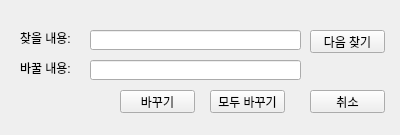
<?xml version="1.0" encoding="UTF-8"?>
<ui version="4.0">
 <class>Dialog</class>
 <widget class="QDialog" name="Dialog">
  <property name="geometry">
   <rect>
    <x>0</x>
    <y>0</y>
    <width>400</width>
    <height>135</height>
   </rect>
  </property>
  <property name="windowTitle">
   <string>바꾸기</string>
  </property>
  <widget class="QDialogButtonBox" name="buttonBox">
   <property name="geometry">
    <rect>
     <x>30</x>
     <y>240</y>
     <width>341</width>
     <height>32</height>
    </rect>
   </property>
   <property name="orientation">
    <enum>Qt::Horizontal</enum>
   </property>
   <property name="standardButtons">
    <set>QDialogButtonBox::Cancel|QDialogButtonBox::Ok</set>
   </property>
  </widget>
  <widget class="QLabel" name="label">
   <property name="geometry">
    <rect>
     <x>20</x>
     <y>30</y>
     <width>61</width>
     <height>16</height>
    </rect>
   </property>
   <property name="text">
    <string>찾을 내용: </string>
   </property>
  </widget>
  <widget class="QLineEdit" name="lineEdit">
   <property name="geometry">
    <rect>
     <x>90</x>
     <y>30</y>
     <width>211</width>
     <height>20</height>
    </rect>
   </property>
  </widget>
  <widget class="QPushButton" name="pushButton_findnext">
   <property name="geometry">
    <rect>
     <x>310</x>
     <y>30</y>
     <width>75</width>
     <height>23</height>
    </rect>
   </property>
   <property name="text">
    <string>다음 찾기</string>
   </property>
  </widget>
  <widget class="QPushButton" name="pushButton_change">
   <property name="geometry">
    <rect>
     <x>120</x>
     <y>90</y>
     <width>75</width>
     <height>23</height>
    </rect>
   </property>
   <property name="text">
    <string>바꾸기</string>
   </property>
  </widget>
  <widget class="QPushButton" name="pushButton_allchange">
   <property name="geometry">
    <rect>
     <x>210</x>
     <y>90</y>
     <width>75</width>
     <height>23</height>
    </rect>
   </property>
   <property name="text">
    <string>모두 바꾸기</string>
   </property>
  </widget>
  <widget class="QPushButton" name="pushButton_cancle">
   <property name="geometry">
    <rect>
     <x>310</x>
     <y>90</y>
     <width>75</width>
     <height>23</height>
    </rect>
   </property>
   <property name="text">
    <string>취소</string>
   </property>
  </widget>
  <widget class="QLineEdit" name="lineEdit_change">
   <property name="geometry">
    <rect>
     <x>90</x>
     <y>60</y>
     <width>211</width>
     <height>20</height>
    </rect>
   </property>
  </widget>
  <widget class="QLabel" name="label_2">
   <property name="geometry">
    <rect>
     <x>20</x>
     <y>60</y>
     <width>61</width>
     <height>16</height>
    </rect>
   </property>
   <property name="text">
    <string>바꿀 내용:</string>
   </property>
  </widget>
 </widget>
 <resources/>
 <connections>
  <connection>
   <sender>buttonBox</sender>
   <signal>accepted()</signal>
   <receiver>Dialog</receiver>
   <slot>accept()</slot>
   <hints>
    <hint type="sourcelabel">
     <x>248</x>
     <y>254</y>
    </hint>
    <hint type="destinationlabel">
     <x>157</x>
     <y>274</y>
    </hint>
   </hints>
  </connection>
  <connection>
   <sender>buttonBox</sender>
   <signal>rejected()</signal>
   <receiver>Dialog</receiver>
   <slot>reject()</slot>
   <hints>
    <hint type="sourcelabel">
     <x>316</x>
     <y>260</y>
    </hint>
    <hint type="destinationlabel">
     <x>286</x>
     <y>274</y>
    </hint>
   </hints>
  </connection>
 </connections>
</ui>
